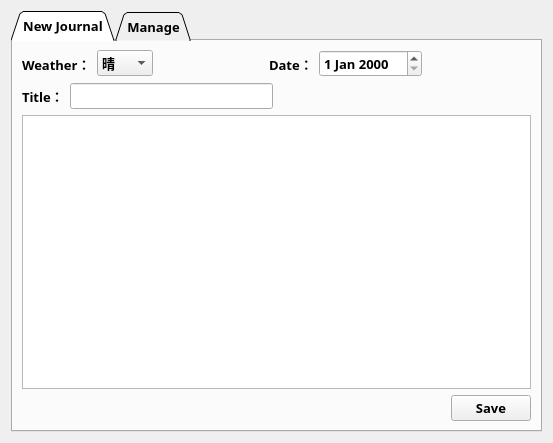
<?xml version="1.0" encoding="UTF-8"?>
<ui version="4.0">
 <class>Journal</class>
 <widget class="QWidget" name="Journal">
  <property name="geometry">
   <rect>
    <x>0</x>
    <y>0</y>
    <width>553</width>
    <height>443</height>
   </rect>
  </property>
  <property name="windowTitle">
   <string>Form</string>
  </property>
  <layout class="QHBoxLayout" name="horizontalLayout_6">
   <item>
    <widget class="QTabWidget" name="tabWidget">
     <property name="font">
      <font>
       <family>微软雅黑</family>
       <pointsize>10</pointsize>
       <weight>75</weight>
       <bold>true</bold>
      </font>
     </property>
     <property name="autoFillBackground">
      <bool>true</bool>
     </property>
     <property name="styleSheet">
      <string notr="true"/>
     </property>
     <property name="tabShape">
      <enum>QTabWidget::Triangular</enum>
     </property>
     <property name="currentIndex">
      <number>0</number>
     </property>
     <widget class="QWidget" name="tab">
      <attribute name="title">
       <string>New Journal</string>
      </attribute>
      <layout class="QVBoxLayout" name="verticalLayout">
       <item>
        <layout class="QHBoxLayout" name="horizontalLayout">
         <item>
          <widget class="QLabel" name="label">
           <property name="text">
            <string>Weather：</string>
           </property>
          </widget>
         </item>
         <item>
          <widget class="QComboBox" name="comboBox">
           <item>
            <property name="text">
             <string>晴</string>
            </property>
           </item>
           <item>
            <property name="text">
             <string>雨天</string>
            </property>
           </item>
           <item>
            <property name="text">
             <string>阴天</string>
            </property>
           </item>
           <item>
            <property name="text">
             <string>雨雪</string>
            </property>
           </item>
           <item>
            <property name="text">
             <string>大雪</string>
            </property>
           </item>
          </widget>
         </item>
         <item>
          <spacer name="horizontalSpacer_2">
           <property name="orientation">
            <enum>Qt::Horizontal</enum>
           </property>
           <property name="sizeHint" stdset="0">
            <size>
             <width>48</width>
             <height>20</height>
            </size>
           </property>
          </spacer>
         </item>
         <item>
          <widget class="QLabel" name="label_2">
           <property name="text">
            <string>Date：</string>
           </property>
          </widget>
         </item>
         <item>
          <widget class="QDateEdit" name="dateEdit"/>
         </item>
         <item>
          <spacer name="horizontalSpacer_4">
           <property name="orientation">
            <enum>Qt::Horizontal</enum>
           </property>
           <property name="sizeHint" stdset="0">
            <size>
             <width>40</width>
             <height>20</height>
            </size>
           </property>
          </spacer>
         </item>
        </layout>
       </item>
       <item>
        <layout class="QHBoxLayout" name="horizontalLayout_5">
         <item>
          <layout class="QHBoxLayout" name="horizontalLayout_2">
           <item>
            <widget class="QLabel" name="label_3">
             <property name="text">
              <string>Title：</string>
             </property>
            </widget>
           </item>
           <item>
            <widget class="QLineEdit" name="lineEdit"/>
           </item>
          </layout>
         </item>
         <item>
          <spacer name="horizontalSpacer_5">
           <property name="orientation">
            <enum>Qt::Horizontal</enum>
           </property>
           <property name="sizeHint" stdset="0">
            <size>
             <width>258</width>
             <height>20</height>
            </size>
           </property>
          </spacer>
         </item>
        </layout>
       </item>
       <item>
        <widget class="QTextEdit" name="textEdit"/>
       </item>
       <item>
        <layout class="QHBoxLayout" name="horizontalLayout_4">
         <item>
          <spacer name="horizontalSpacer">
           <property name="orientation">
            <enum>Qt::Horizontal</enum>
           </property>
           <property name="sizeHint" stdset="0">
            <size>
             <width>428</width>
             <height>20</height>
            </size>
           </property>
          </spacer>
         </item>
         <item>
          <widget class="QPushButton" name="pushButton_3">
           <property name="text">
            <string>Save</string>
           </property>
          </widget>
         </item>
        </layout>
       </item>
      </layout>
     </widget>
     <widget class="QWidget" name="tab_2">
      <attribute name="title">
       <string>Manage</string>
      </attribute>
      <layout class="QHBoxLayout" name="horizontalLayout_3">
       <item>
        <widget class="QTableWidget" name="tableWidget"/>
       </item>
       <item>
        <layout class="QVBoxLayout" name="verticalLayout_2">
         <item>
          <spacer name="verticalSpacer">
           <property name="orientation">
            <enum>Qt::Vertical</enum>
           </property>
           <property name="sizeHint" stdset="0">
            <size>
             <width>20</width>
             <height>138</height>
            </size>
           </property>
          </spacer>
         </item>
         <item>
          <widget class="QPushButton" name="pushButton">
           <property name="text">
            <string>Delete</string>
           </property>
          </widget>
         </item>
         <item>
          <widget class="QPushButton" name="pushButton_2">
           <property name="text">
            <string>Details</string>
           </property>
          </widget>
         </item>
        </layout>
       </item>
      </layout>
     </widget>
    </widget>
   </item>
  </layout>
 </widget>
 <resources/>
 <connections/>
</ui>
